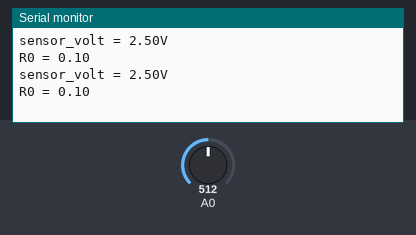
Simulated run of this sketch. Board: Arduino Uno, built with avr-gcc and run on an emulated ATmega328P. On the bench: the last lines printed to the serial monitor. The inputs (shaded band) are chosen by the test bench; at power-on: A0 = 512.

Above: at 1.2 s.
1.3 s: A0 set to 0
At 2.9 s:
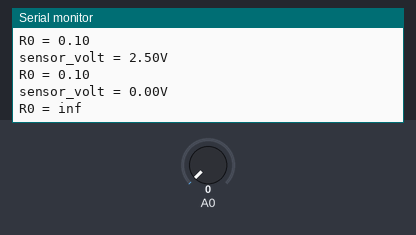
4.3 s: A0 set to 110
At 5.8 s:
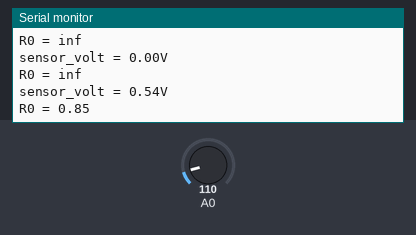
Timing chart, 0 to 7.3 s (numbered marks = the images above; inputs shaded):
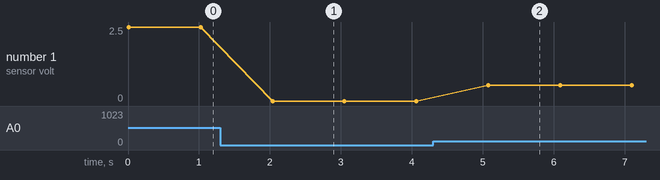

The sketch:

r0test.ino
```cpp
void setup() {
    Serial.begin(9600);
}

void loop() {
    float sensor_volt;
    float RS_air; //  moeglichst in sauberer Luft ermitteln
    float R0;  // Wert von R0 in H2
    float sensorValue;

  // Den Wert ueber 100 Messungen ermitteln
    for(int x = 0 ; x < 100 ; x++)
    {
        sensorValue = sensorValue + analogRead(A0);
    }
    sensorValue = sensorValue/100.0;


    sensor_volt = sensorValue/1024*5.0;
    RS_air = (5.0-sensor_volt)/sensor_volt; // omit * RL
    R0 = RS_air/9.8; // Das Verhältnis von RS/R0 beträgt 9,8 in einer klaren Luft von Tabelle (Gefunden mit WebPlotDigitizer)

    Serial.print("sensor_volt = ");
    Serial.print(sensor_volt);
    Serial.println("V");

    Serial.print("R0 = ");
    Serial.println(R0);
    delay(1000);

}
```

Measured:
- after the input at 1.3 s, the serial monitor: prints a new line after 0.74 s (image 1)
- after the input at 4.3 s, the serial monitor: prints a new line after 0.78 s (image 2)
- plotted number 1: 0 → 0.54 after the input at 4.3 s
